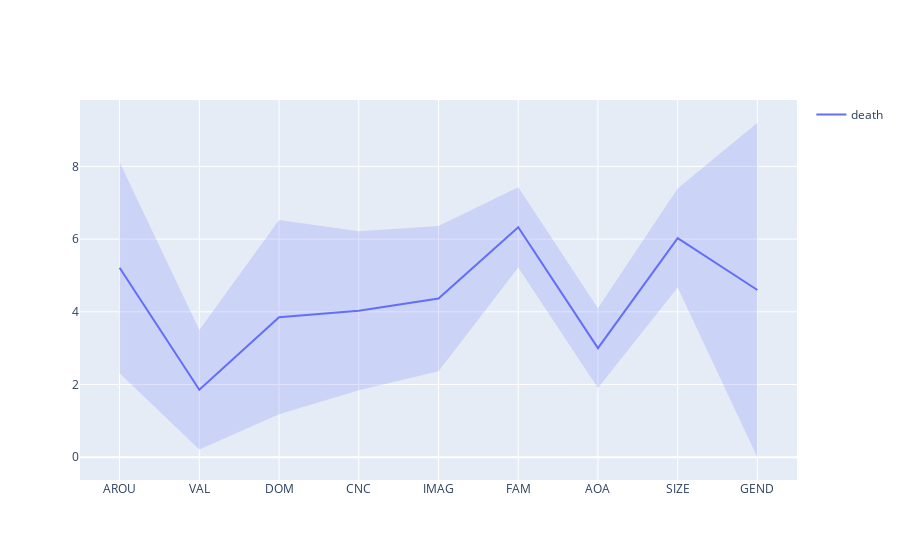

The notebook cell this image was saved under:
### Code cell
viz_GlasgowR([word], df)

### Figure 1 — Plotly figure (JSON) as saved in the notebook; plotly's stock layout.template omitted (floating-point values rounded to 4 significant figures)
{"data": [{"line": {"color": "#636EFA"}, "mode": "lines", "name": "death", "showlegend": true, "type": "scatter", "x": [1, 2, 3, 4, 5, 6, 7, 8, 9], "y": [5.212, 1.857, 3.853, 4.029, 4.364, 6.324, 3, 6.029, 4.6]}, {"fill": "toself", "fillcolor": "rgba(99, 110, 250, 0.2)", "hoverinfo": "skip", "line": {"color": "rgba(255,255,255,0)"}, "showlegend": false, "type": "scatter", "x": [1, 2, 3, 4, 5, 6, 7, 8, 9, 9, 8, 7, 6, 5, 4, 3, 2, 1], "y": [8.112, 3.498, 6.522, 6.213, 6.361, 7.428, 4.095, 7.392, 9.2, 0, 4.666, 1.905, 5.22, 2.367, 1.845, 1.184, 0.216, 2.312]}], "layout": {"xaxis": {"tickmode": "array", "ticktext": ["AROU", "VAL", "DOM", "CNC", "IMAG", "FAM", "AOA", "SIZE", "GEND"], "tickvals": [1, 2, 3, 4, 5, 6, 7, 8, 9]}}}
